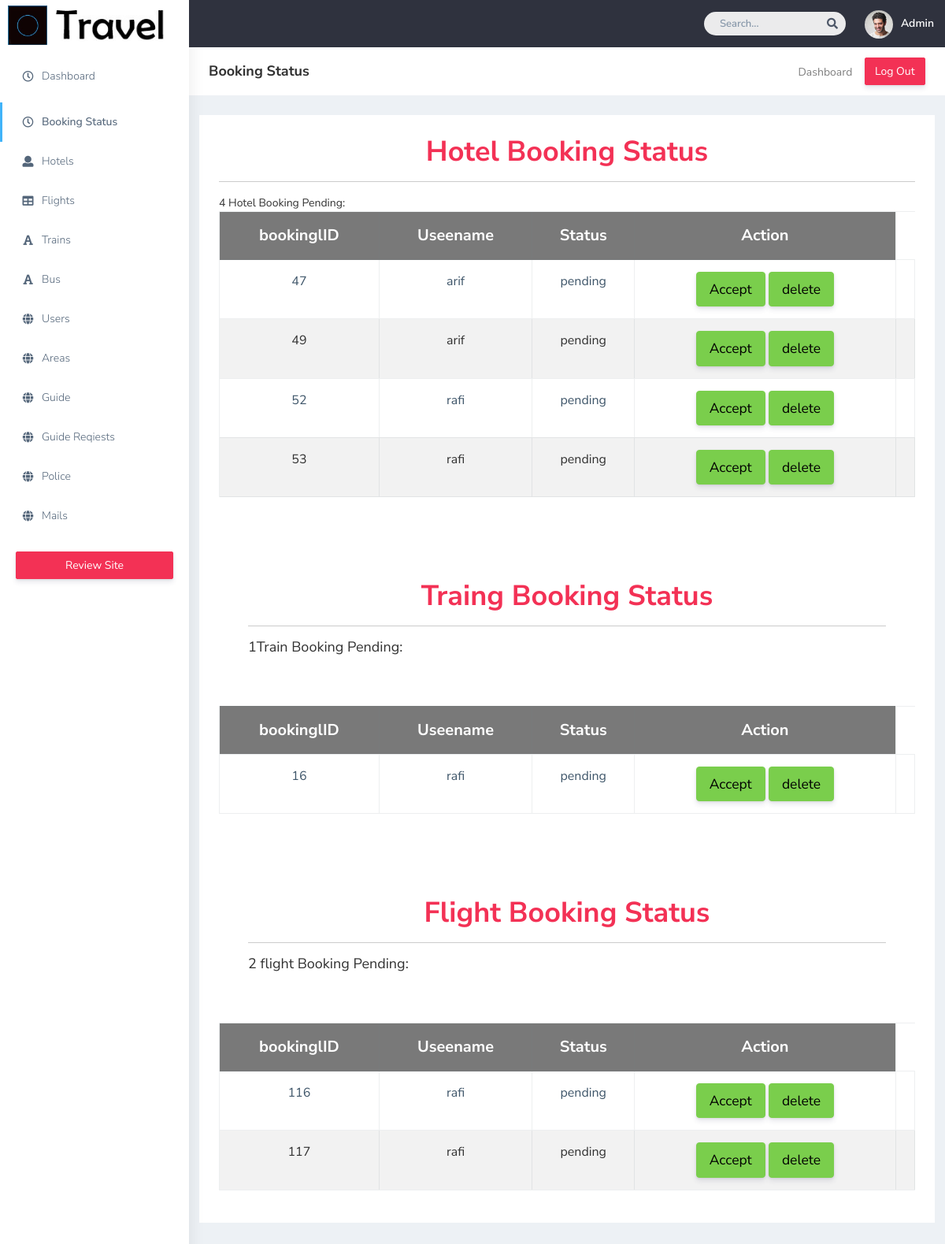
The app's page /Admin/bookingStatus.php with its own data.
### tables this page shows
CREATE TABLE IF NOT EXISTS `hotelbookings` (
  `bookingID` int NOT NULL AUTO_INCREMENT,
  `hotelName` varchar(50) NOT NULL,
  `date` varchar(100) NOT NULL,
  `username` varchar(50) NOT NULL,
  `cancelled` varchar(10) NOT NULL,
  `status` varchar(20) NOT NULL,
  PRIMARY KEY (`bookingID`),
  KEY `username` (`username`)
);

CREATE TABLE IF NOT EXISTS `trainbookings` (
  `bookingID` int NOT NULL AUTO_INCREMENT,
  `username` varchar(50) NOT NULL,
  `date` varchar(60) NOT NULL,
  `cancelled` varchar(20) NOT NULL,
  `status` varchar(20) NOT NULL,
  `origin` varchar(50) NOT NULL,
  `destination` varchar(50) NOT NULL,
  `passengers` int NOT NULL,
  PRIMARY KEY (`bookingID`),
  KEY `username` (`username`)
);

CREATE TABLE IF NOT EXISTS `flightbookings` (
  `bookingID` int NOT NULL AUTO_INCREMENT,
  `username` varchar(50) NOT NULL,
  `date` varchar(50) NOT NULL,
  `cancelled` varchar(20) NOT NULL,
  `status` varchar(20) NOT NULL,
  `origin` varchar(50) NOT NULL,
  `destination` varchar(50) NOT NULL,
  `passengers` int NOT NULL,
  `type` varchar(50) NOT NULL,
  PRIMARY KEY (`bookingID`),
  KEY `username` (`username`)
);

### Admin/bookingStatus.php (the view, shortened to what this page needs)
<!DOCTYPE html>
<html dir="ltr" lang="en">
<head>
    <link href="plugins/bower_components/chartist/dist/chartist.min.css" rel="stylesheet">
    <link rel="stylesheet" href="plugins/bower_components/chartist-plugin-tooltips/dist/chartist-plugin-tooltip.css">
    <link href="css/style.min.css" rel="stylesheet">
</head>
<body>
    <div id="main-wrapper" data-layout="vertical" data-navbarbg="skin5" data-sidebartype="full" data-sidebar-position="absolute" data-header-position="absolute" data-boxed-layout="full">
        <header class="topbar" data-navbarbg="skin5">
            <nav class="navbar top-navbar navbar-expand-md navbar-dark">
                <div class="navbar-header" data-logobg="skin6">
                    <a class="navbar-brand" href="dashboard.php">
                        <b class="logo-icon">
                            <img src="plugins/images/travel icon.jpg" style="width:50px; height:50px" alt="homepage" />
                        </b>
                        <span class="logo-text">
                            <img src="plugins/images/travel text.jpg" style="height:40px" alt="homepage" />
                        </span>
                    </a>
                </div>
                <div class="navbar-collapse collapse" id="navbarSupportedContent" data-navbarbg="skin5">
                    <ul class="navbar-nav ms-auto d-flex align-items-center">
                        <li class=" in">
                            <form role="search" class="app-search d-none d-md-block me-3">
                                <input type="text" placeholder="Search..." class="form-control mt-0">
                                <a href="" class="active">
                                    <i class="fa fa-search"></i>
                                </a>
                            </form>
                        </li>
                        <li>
                            <a class="profile-pic" href="#">
                                <img src="plugins/images/users/varun.jpg" alt="user-img" width="36" class="img-circle"><span class="text-white font-medium">Admin</span></a>
                        </li>
                    </ul>
                </div>
            </nav>
        </header>
        <?php require_once 'navbar.php'; ?>
        <div class="page-wrapper">
            <div class="page-breadcrumb bg-white">
                <div class="row align-items-center">
                    <div class="col-lg-3 col-md-4 col-sm-4 col-xs-12">
                        <h4 class="page-title">Booking Status</h4>
                    </div>
                    <div class="col-lg-9 col-sm-8 col-md-8 col-xs-12">
                        <div class="d-md-flex">
                            <ol class="breadcrumb ms-auto">
                                <li><a href="#" class="fw-normal">Dashboard</a></li>
                            </ol>
                            <a href="adminLogout.php" class="btn btn-danger  d-none d-md-block pull-right ms-3 hidden-xs hidden-sm waves-effect waves-light text-white">Log Out</a>
                        </div>
                    </div>
                </div>
            </div>
            <div class="container-fluid">
                <div class="row">
                    <div class="white-box">
                        <div class="table-responsive">
                            <h1 class="text-danger text-center" style="font-weight:bold">Hotel Booking Status</h1>
                            <hr>
                            <?php
                            $servername = "localhost";
                            $username = "root";
                            $password = "";
                            $dbname = "tourntravel";
                            $conn = new mysqli($servername, $username, $password, $dbname);
                            $sql = "SELECT * FROM hotelbookings where status= 'pending'";
                            $rowcount = mysqli_num_rows(mysqli_query($conn, $sql));
                            $result = $conn->query($sql);
                            if ($result->num_rows > 0) { ?>
                                <div>
                                    <?php echo $rowcount . " Hotel Booking Pending:"; ?>
                                </div>
                                <?php
                                echo "<div class='col-xs-6'>
                                <table class='table table-striped table-bordered table-hover py-5' style='width:100%; text:white; text-align: center;'>
                                <tr class='text-centre text-white'style='font-size:20px; background:gray;'>
                                <th>bookinglID</th>
                                <th>Useename</th>
                                <th>Status</th>
                                <th>Action</th>
                                </tr>
                               ";
                                if ($result->num_rows > 0) {
                                    while ($row = $result->fetch_assoc()) {
                                        echo "<tr>";
                                        echo "<td>" . $row['bookingID'] . "</td>";
                                        echo "<td>" . $row['username'] . "</td>";
                                        echo "<td>" . $row['status'] . "</td>";
                                ?>
                                        <td>
                                            <form method="POST" action="">
                                                <input type="submit" class="btn btn-success btn-block btn-lg" name="accepthotel" value="Accept">
                                                <input type="submit" class="btn btn-success btn-block btn-lg" name="deletehotel" placeholder="" value="delete">
                                        <td>
                                <?php
                                        echo "</tr> </div>";
                                    }
                                } else {
                                    echo "0 results";
                                }
                            } else {
                                echo "<center><div> <h4> No Pending Hotel Bookings</h4></div></center>";
                            }
                                ?>
                        </div>
                    </div>
                </div>
            <div class="container-fluid">
                <div class="row">
                    <div class="white-box">
                        <div class="table-responsive">
                            <h1 class="text-danger text-center" style="font-weight:bold">Traing Booking Status</h1>
                            <hr>
                            <?php
                            $servername = "localhost";
                            $username = "root";
                            $password = "";
                            $dbname = "tourntravel";
                            $conn = new mysqli($servername, $username, $password, $dbname);
                            $sql = "SELECT * FROM trainbookings where status= 'pending'";
                            $rowcount = mysqli_num_rows(mysqli_query($conn, $sql));
                            $result = $conn->query($sql);
                            if ($result->num_rows > 0) { ?>
                                <div>
                                    <h4><?php echo $rowcount . "Train Booking Pending:"; ?><h4>
                                </div>
                                <?php
                                echo "<div class='col-xs-6'>
                    <table class='table table-striped table-bordered table-hover py-5' style='width:100%; text:white; text-align: center;'>
                    <tr class='text-centre text-white'style='font-size:20px; background:gray;'>
                    <th>bookinglID</th>
                    <th>Useename</th>
                    <th>Status</th>
                    <th>Action</th>
                    </tr>
                    </div>";
                                if ($result->num_rows > 0) {
                                    while ($row = $result->fetch_assoc()) {
                                        echo "<tr>";
                                        echo "<td>" . $row['bookingID'] . "</td>";
                                        echo "<td>" . $row['username'] . "</td>";
                                        echo "<td>" . $row['status'] . "</td>";
                                ?>
                                        <td>
                                            <form method="POST" action="">
                                                <input type="submit" class="btn btn-success btn-block btn-lg" name="accepttrain" value="Accept">
                                                <input type="submit" class="btn btn-success btn-block btn-lg" name="deletetrain" placeholder="" value="delete">
                                        <td>
                                <?php
                                        echo "</tr>";
                                    }
                                } else {
                                    echo "0 results";
                                }
                            } else {
                                echo "<center><div> <h4> No Pending train Bookings</h4></div></center>";
                            }
                                ?>
                    </div>
                </div>
            </div>
            <div class="container-fluid">
                <div class="row">
                    <div class="white-box">
                        <div class="table-responsive">
                            <h1 class="text-danger text-center" style="font-weight:bold">Flight Booking Status</h1>
                            <hr>
                            <?php
                            $servername = "localhost";
                            $username = "root";
                            $password = "";
                            $dbname = "tourntravel";
                            $conn = new mysqli($servername, $username, $password, $dbname);
                            $sql = "SELECT * FROM flightbookings where status= 'pending'";
                            $rowcount = mysqli_num_rows(mysqli_query($conn, $sql));
                            $result = $conn->query($sql);
                            if ($result->num_rows > 0) { ?>
                                <div>
                                    <h4><?php echo $rowcount . " flight Booking Pending:"; ?></h4>
                                </div>
                                <?php
                                echo "<div class='col-xs-6'>
                    <table class='table table-striped table-bordered table-hover py-5' style='width:100%; text:white; text-align: center;'>
                    <tr class='text-centre text-white'style='font-size:20px; background:gray;'>
                    <th>bookinglID</th>
                    <th>Useename</th>
                    <th>Status</th>
                    <th>Action</th>
                    </tr>
                    </div>";
                                if ($result->num_rows > 0) {
                                    while ($row = $result->fetch_assoc()) {
                                        echo "<tr>";
                                        echo "<td>" . $row['bookingID'] . "</td>";
                                        echo "<td>" . $row['username'] . "</td>";
                                        echo "<td>" . $row['status'] . "</td>";
                                ?>
                                        <td>
                                            <form method="POST" action="">
                                                <input type="submit" class="btn btn-success btn-block btn-lg" name="acceptflight" value="Accept">
                                                <input type="submit" class="btn btn-success btn-block btn-lg" name="deleteflight" placeholder="" value="delete">
                                            </form>
                                        <td>
                                <?php
                                        echo "</tr>";
                                    }
                                } else {
                                    echo "0 results";
                                }
                            } else {
                                echo "<center><div> <h4> No Pending Flight Bookings</h4></div></center>";
                            }
                                ?>
                        </div>
                    </div>
                </div>
            </div>
        </div>
</body>
</html>

### records on screen
hotelbookings: bookingID "47", username "arif", status "pending"
hotelbookings: bookingID "49", username "arif", status "pending"
hotelbookings: bookingID "52", username "rafi", status "pending"
hotelbookings: bookingID "53", username "rafi", status "pending"
trainbookings: bookingID "16", username "rafi", status "pending"
flightbookings: bookingID "116", username "rafi", status "pending"
flightbookings: bookingID "117", username "rafi", status "pending"

### other values on screen
$rowcount "4"
$rowcount "1"
$rowcount "2"
